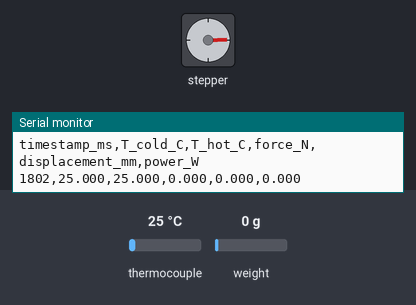
Bench run of a sketch on a simulated Arduino Mega 2560, built with avr-gcc and run on an emulated ATmega2560. On the bench: stepper motor, the last lines printed to the serial monitor. Wiring (inferred from the names in the program): stepper motor driver (200 steps per turn assumed): step pin 6; direction pin 7; enable pin 8. The test bench sets the inputs (shaded band); at power-on: weight on the scale 0 g, thermocouple 25 °C.

Above: at 2.7 s.
2.8 s: weight on the scale set to 100 g
At 7.6 s:
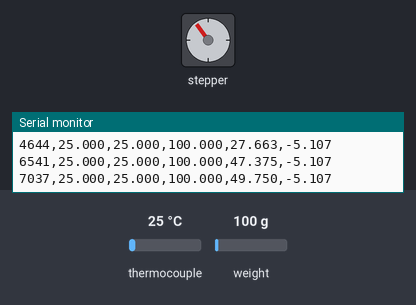
7.9 s: thermocouple set to 150 °C
At 10.7 s:
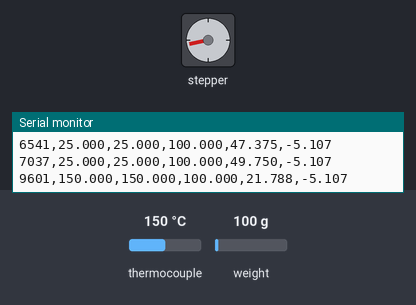
13.0 s: thermocouple set to 6 °C
At 15.8 s:
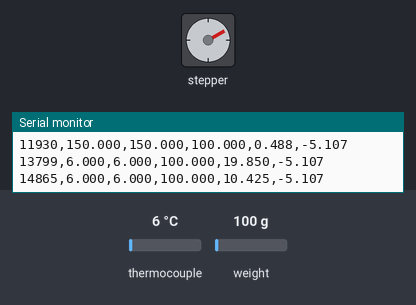
18.1 s: weight on the scale set to 0 g
Timing chart, 0 to 47.7 s (numbered marks = the images above; inputs shaded):
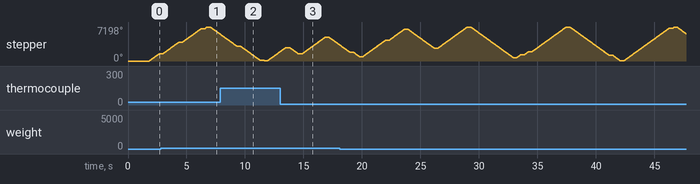

The sketch:

firmware.ino
```cpp
/*
 * Elastocaloric demonstrator — actuation and sensing controller
 *
 * Hardware:
 *   - Arduino Mega 2560 (or compatible)
 *   - Stepper motor + driver (step/dir interface) for linear actuator
 *   - 2x type-K thermocouples via MAX31855 breakout boards (SPI)
 *   - Force sensor (load cell + HX711 amplifier)
 *   - Serial log output at 115200 baud for data capture
 *
 * Serial output format (one line per sample at ~10 Hz):
 *   timestamp_ms,T_cold_C,T_hot_C,force_N,displacement_mm,power_W
 */

#include <SPI.h>
#include "Adafruit_MAX31855.h"
#include "HX711.h"

// --- Pin assignments ---
#define THERMO_COLD_CS  10
#define THERMO_HOT_CS   9
#define LOADCELL_DOUT   4
#define LOADCELL_CLK    5
#define STEP_PIN        6
#define DIR_PIN         7
#define ENABLE_PIN      8

// --- Actuator parameters ---
#define STEPS_PER_MM    80      // calibrate for your lead screw pitch
#define MAX_STROKE_MM   50
#define CYCLE_FREQ_HZ   0.5     // 0.5 Hz = 2 s per full cycle
#define STEP_DELAY_US   500     // inter-step delay (controls speed)

// --- Load cell calibration ---
#define LOADCELL_SCALE  2280.0  // calibrate with known mass

Adafruit_MAX31855 thermo_cold(THERMO_COLD_CS);
Adafruit_MAX31855 thermo_hot(THERMO_HOT_CS);
HX711 scale;

long current_pos_steps = 0;
long target_pos_steps  = 0;
bool direction_extend  = true;

void setup() {
  Serial.begin(115200);
  while (!Serial) {}

  pinMode(STEP_PIN,   OUTPUT);
  pinMode(DIR_PIN,    OUTPUT);
  pinMode(ENABLE_PIN, OUTPUT);
  digitalWrite(ENABLE_PIN, LOW);  // enable driver

  scale.begin(LOADCELL_DOUT, LOADCELL_CLK);
  scale.set_scale(LOADCELL_SCALE);
  scale.tare();

  // print CSV header
  Serial.println("timestamp_ms,T_cold_C,T_hot_C,force_N,displacement_mm,power_W");
  delay(500);
}

void step_motor(int steps, bool dir) {
  digitalWrite(DIR_PIN, dir ? HIGH : LOW);
  for (int i = 0; i < abs(steps); i++) {
    digitalWrite(STEP_PIN, HIGH);
    delayMicroseconds(STEP_DELAY_US);
    digitalWrite(STEP_PIN, LOW);
    delayMicroseconds(STEP_DELAY_US);
  }
  current_pos_steps += dir ? steps : -steps;
}

void move_to_mm(float target_mm) {
  long target_steps = (long)(target_mm * STEPS_PER_MM);
  long delta = target_steps - current_pos_steps;
  if (delta == 0) return;
  step_motor(abs(delta), delta > 0);
}

void log_sensors() {
  double t_cold = thermo_cold.readCelsius();
  double t_hot  = thermo_hot.readCelsius();
  float  force  = scale.get_units(3);   // average 3 readings
  float  disp   = (float)current_pos_steps / STEPS_PER_MM;

  // power estimate: assume 12 V supply, measure current via shunt if available
  // placeholder — replace with actual current sensor reading
  float power_w = abs(force) * (STEPS_PER_MM * STEP_DELAY_US * 2e-6) * 1000.0f / 1000.0f;

  Serial.print(millis());         Serial.print(',');
  Serial.print(t_cold, 3);        Serial.print(',');
  Serial.print(t_hot,  3);        Serial.print(',');
  Serial.print(force,  3);        Serial.print(',');
  Serial.print(disp,   3);        Serial.print(',');
  Serial.println(power_w, 3);
}

void loop() {
  static unsigned long last_log_ms = 0;
  static unsigned long last_step_ms = 0;
  unsigned long now = millis();

  // Sinusoidal stroke profile: position = A * sin(2π f t)
  float stroke_mm = MAX_STROKE_MM * 0.5f *
                    (1.0f + sin(2.0f * PI * CYCLE_FREQ_HZ * now / 1000.0f));
  move_to_mm(constrain(stroke_mm, 0, MAX_STROKE_MM));

  if (now - last_log_ms >= 100) {  // 10 Hz logging
    log_sensors();
    last_log_ms = now;
  }
}
```
